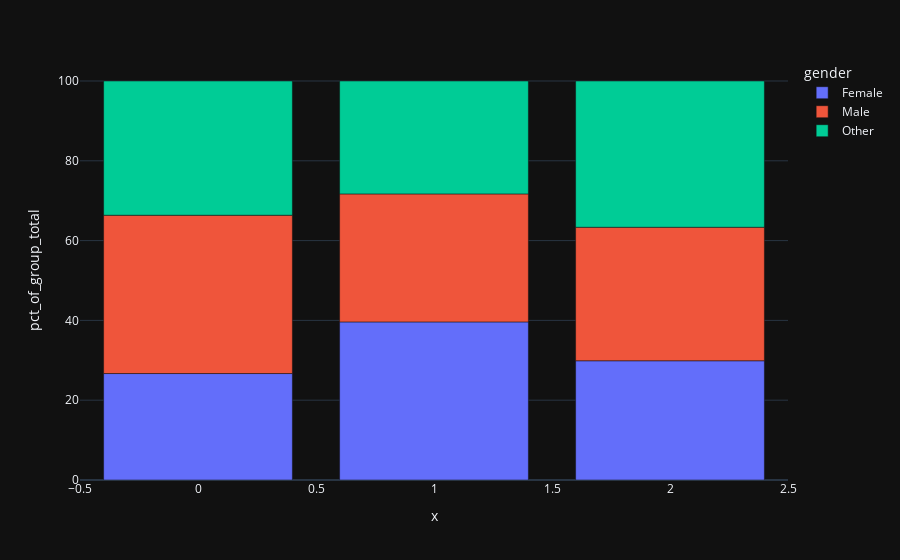
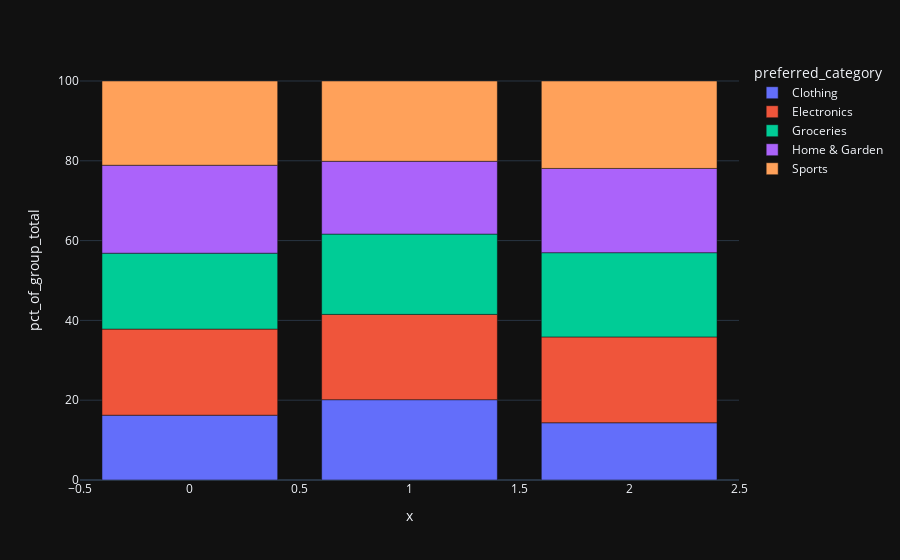
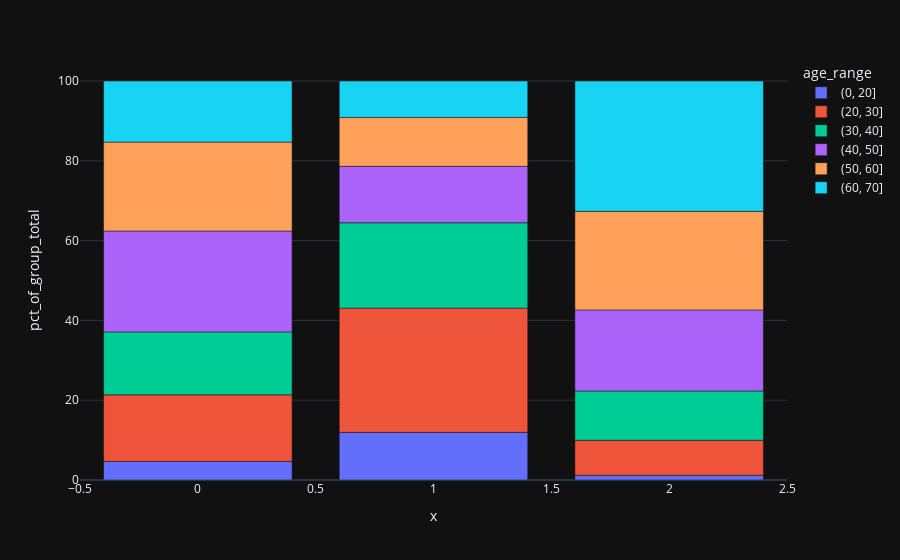
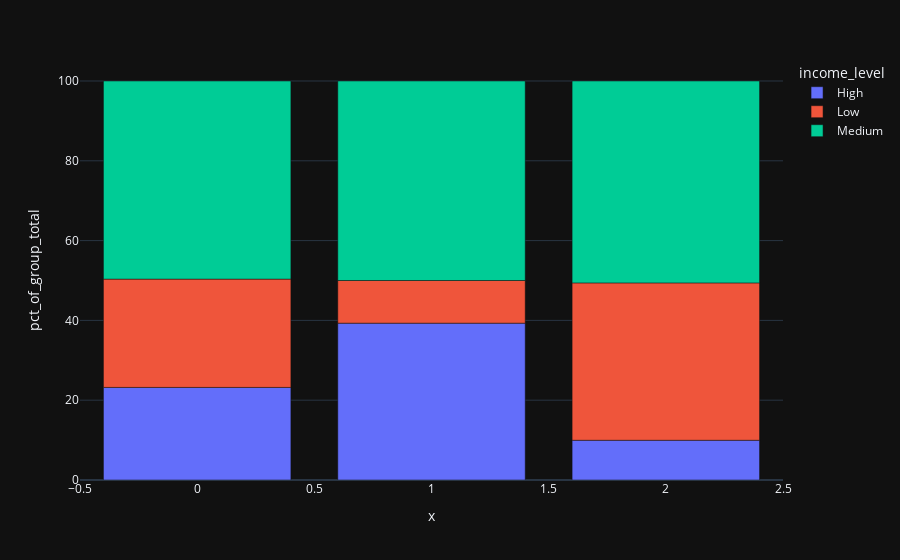

Notebook cell for these charts, in order:
### Code cell
dimensions = df.select_dtypes('object').columns

for dimension in dimensions:

    data = df.groupby(['cluster', dimension]).size().reset_index(name='count')
    data['group_total'] = data.groupby('cluster')['count'].transform('sum')
    data['pct_of_group_total'] = (data['count'] / data['group_total']) * 100

    x = data['cluster'].astype("object")
    y = data['pct_of_group_total']
    fig = px.bar(data, x=x, y=y, color=dimension)
    fig.show()

### Figure 1 — Plotly figure (JSON) as saved in the notebook; plotly's stock layout.template omitted (floating-point values rounded to 4 significant figures)
{"data": [{"alignmentgroup": "True", "hovertemplate": "gender=Female<br>x=%{x}<br>pct_of_group_total=%{y}<extra></extra>", "legendgroup": "Female", "marker": {"color": "#636efa", "pattern": {"shape": ""}}, "name": "Female", "offsetgroup": "Female", "orientation": "v", "showlegend": true, "textposition": "auto", "type": "bar", "x": [0, 1, 2], "xaxis": "x", "y": [26.68, 39.62, 29.88], "yaxis": "y"}, {"alignmentgroup": "True", "hovertemplate": "gender=Male<br>x=%{x}<br>pct_of_group_total=%{y}<extra></extra>", "legendgroup": "Male", "marker": {"color": "#EF553B", "pattern": {"shape": ""}}, "name": "Male", "offsetgroup": "Male", "orientation": "v", "showlegend": true, "textposition": "auto", "type": "bar", "x": [0, 1, 2], "xaxis": "x", "y": [39.68, 32.08, 33.47], "yaxis": "y"}, {"alignmentgroup": "True", "hovertemplate": "gender=Other<br>x=%{x}<br>pct_of_group_total=%{y}<extra></extra>", "legendgroup": "Other", "marker": {"color": "#00cc96", "pattern": {"shape": ""}}, "name": "Other", "offsetgroup": "Other", "orientation": "v", "showlegend": true, "textposition": "auto", "type": "bar", "x": [0, 1, 2], "xaxis": "x", "y": [33.64, 28.3, 36.65], "yaxis": "y"}], "layout": {"barmode": "relative", "legend": {"title": {"text": "gender"}, "tracegroupgap": 0}, "margin": {"t": 60}, "xaxis": {"anchor": "y", "domain": [0, 1], "title": {"text": "x"}}, "yaxis": {"anchor": "x", "domain": [0, 1], "title": {"text": "pct_of_group_total"}}}}

### Figure 2 — Plotly figure (JSON) as saved in the notebook; plotly's stock layout.template omitted (floating-point values rounded to 4 significant figures)
{"data": [{"alignmentgroup": "True", "hovertemplate": "preferred_category=Clothing<br>x=%{x}<br>pct_of_group_total=%{y}<extra></extra>", "legendgroup": "Clothing", "marker": {"color": "#636efa", "pattern": {"shape": ""}}, "name": "Clothing", "offsetgroup": "Clothing", "orientation": "v", "showlegend": true, "textposition": "auto", "type": "bar", "x": [0, 1, 2], "xaxis": "x", "y": [16.24, 20.13, 14.34], "yaxis": "y"}, {"alignmentgroup": "True", "hovertemplate": "preferred_category=Electronics<br>x=%{x}<br>pct_of_group_total=%{y}<extra></extra>", "legendgroup": "Electronics", "marker": {"color": "#EF553B", "pattern": {"shape": ""}}, "name": "Electronics", "offsetgroup": "Electronics", "orientation": "v", "showlegend": true, "textposition": "auto", "type": "bar", "x": [0, 1, 2], "xaxis": "x", "y": [21.58, 21.38, 21.51], "yaxis": "y"}, {"alignmentgroup": "True", "hovertemplate": "preferred_category=Groceries<br>x=%{x}<br>pct_of_group_total=%{y}<extra></extra>", "legendgroup": "Groceries", "marker": {"color": "#00cc96", "pattern": {"shape": ""}}, "name": "Groceries", "offsetgroup": "Groceries", "orientation": "v", "showlegend": true, "textposition": "auto", "type": "bar", "x": [0, 1, 2], "xaxis": "x", "y": [19.03, 20.13, 21.12], "yaxis": "y"}, {"alignmentgroup": "True", "hovertemplate": "preferred_category=Home & Garden<br>x=%{x}<br>pct_of_group_total=%{y}<extra></extra>", "legendgroup": "Home & Garden", "marker": {"color": "#ab63fa", "pattern": {"shape": ""}}, "name": "Home & Garden", "offsetgroup": "Home & Garden", "orientation": "v", "showlegend": true, "textposition": "auto", "type": "bar", "x": [0, 1, 2], "xaxis": "x", "y": [22.04, 18.24, 21.12], "yaxis": "y"}, {"alignmentgroup": "True", "hovertemplate": "preferred_category=Sports<br>x=%{x}<br>pct_of_group_total=%{y}<extra></extra>", "legendgroup": "Sports", "marker": {"color": "#FFA15A", "pattern": {"shape": ""}}, "name": "Sports", "offsetgroup": "Sports", "orientation": "v", "showlegend": true, "textposition": "auto", "type": "bar", "x": [0, 1, 2], "xaxis": "x", "y": [21.11, 20.13, 21.91], "yaxis": "y"}], "layout": {"barmode": "relative", "legend": {"title": {"text": "preferred_category"}, "tracegroupgap": 0}, "margin": {"t": 60}, "xaxis": {"anchor": "y", "domain": [0, 1], "title": {"text": "x"}}, "yaxis": {"anchor": "x", "domain": [0, 1], "title": {"text": "pct_of_group_total"}}}}

### Figure 3 — Plotly figure (JSON) as saved in the notebook; plotly's stock layout.template omitted (floating-point values rounded to 4 significant figures)
{"data": [{"alignmentgroup": "True", "hovertemplate": "age_range=(0, 20]<br>x=%{x}<br>pct_of_group_total=%{y}<extra></extra>", "legendgroup": "(0, 20]", "marker": {"color": "#636efa", "pattern": {"shape": ""}}, "name": "(0, 20]", "offsetgroup": "(0, 20]", "orientation": "v", "showlegend": true, "textposition": "auto", "type": "bar", "x": [0, 1, 2], "xaxis": "x", "y": [4.64, 11.95, 1.195], "yaxis": "y"}, {"alignmentgroup": "True", "hovertemplate": "age_range=(20, 30]<br>x=%{x}<br>pct_of_group_total=%{y}<extra></extra>", "legendgroup": "(20, 30]", "marker": {"color": "#EF553B", "pattern": {"shape": ""}}, "name": "(20, 30]", "offsetgroup": "(20, 30]", "orientation": "v", "showlegend": true, "textposition": "auto", "type": "bar", "x": [0, 1, 2], "xaxis": "x", "y": [16.71, 31.13, 8.765], "yaxis": "y"}, {"alignmentgroup": "True", "hovertemplate": "age_range=(30, 40]<br>x=%{x}<br>pct_of_group_total=%{y}<extra></extra>", "legendgroup": "(30, 40]", "marker": {"color": "#00cc96", "pattern": {"shape": ""}}, "name": "(30, 40]", "offsetgroup": "(30, 40]", "orientation": "v", "showlegend": true, "textposition": "auto", "type": "bar", "x": [0, 1, 2], "xaxis": "x", "y": [15.78, 21.38, 12.35], "yaxis": "y"}, {"alignmentgroup": "True", "hovertemplate": "age_range=(40, 50]<br>x=%{x}<br>pct_of_group_total=%{y}<extra></extra>", "legendgroup": "(40, 50]", "marker": {"color": "#ab63fa", "pattern": {"shape": ""}}, "name": "(40, 50]", "offsetgroup": "(40, 50]", "orientation": "v", "showlegend": true, "textposition": "auto", "type": "bar", "x": [0, 1, 2], "xaxis": "x", "y": [25.29, 14.15, 20.32], "yaxis": "y"}, {"alignmentgroup": "True", "hovertemplate": "age_range=(50, 60]<br>x=%{x}<br>pct_of_group_total=%{y}<extra></extra>", "legendgroup": "(50, 60]", "marker": {"color": "#FFA15A", "pattern": {"shape": ""}}, "name": "(50, 60]", "offsetgroup": "(50, 60]", "orientation": "v", "showlegend": true, "textposition": "auto", "type": "bar", "x": [0, 1, 2], "xaxis": "x", "y": [22.27, 12.26, 24.7], "yaxis": "y"}, {"alignmentgroup": "True", "hovertemplate": "age_range=(60, 70]<br>x=%{x}<br>pct_of_group_total=%{y}<extra></extra>", "legendgroup": "(60, 70]", "marker": {"color": "#19d3f3", "pattern": {"shape": ""}}, "name": "(60, 70]", "offsetgroup": "(60, 70]", "orientation": "v", "showlegend": true, "textposition": "auto", "type": "bar", "x": [0, 1, 2], "xaxis": "x", "y": [15.31, 9.119, 32.67], "yaxis": "y"}], "layout": {"barmode": "relative", "legend": {"title": {"text": "age_range"}, "tracegroupgap": 0}, "margin": {"t": 60}, "xaxis": {"anchor": "y", "domain": [0, 1], "title": {"text": "x"}}, "yaxis": {"anchor": "x", "domain": [0, 1], "title": {"text": "pct_of_group_total"}}}}

### Figure 4 — Plotly figure (JSON) as saved in the notebook; plotly's stock layout.template omitted (floating-point values rounded to 4 significant figures)
{"data": [{"alignmentgroup": "True", "hovertemplate": "income_level=High<br>x=%{x}<br>pct_of_group_total=%{y}<extra></extra>", "legendgroup": "High", "marker": {"color": "#636efa", "pattern": {"shape": ""}}, "name": "High", "offsetgroup": "High", "orientation": "v", "showlegend": true, "textposition": "auto", "type": "bar", "x": [0, 1, 2], "xaxis": "x", "y": [23.2, 39.31, 9.96], "yaxis": "y"}, {"alignmentgroup": "True", "hovertemplate": "income_level=Low<br>x=%{x}<br>pct_of_group_total=%{y}<extra></extra>", "legendgroup": "Low", "marker": {"color": "#EF553B", "pattern": {"shape": ""}}, "name": "Low", "offsetgroup": "Low", "orientation": "v", "showlegend": true, "textposition": "auto", "type": "bar", "x": [0, 1, 2], "xaxis": "x", "y": [27.15, 10.69, 39.44], "yaxis": "y"}, {"alignmentgroup": "True", "hovertemplate": "income_level=Medium<br>x=%{x}<br>pct_of_group_total=%{y}<extra></extra>", "legendgroup": "Medium", "marker": {"color": "#00cc96", "pattern": {"shape": ""}}, "name": "Medium", "offsetgroup": "Medium", "orientation": "v", "showlegend": true, "textposition": "auto", "type": "bar", "x": [0, 1, 2], "xaxis": "x", "y": [49.65, 50, 50.6], "yaxis": "y"}], "layout": {"barmode": "relative", "legend": {"title": {"text": "income_level"}, "tracegroupgap": 0}, "margin": {"t": 60}, "xaxis": {"anchor": "y", "domain": [0, 1], "title": {"text": "x"}}, "yaxis": {"anchor": "x", "domain": [0, 1], "title": {"text": "pct_of_group_total"}}}}
